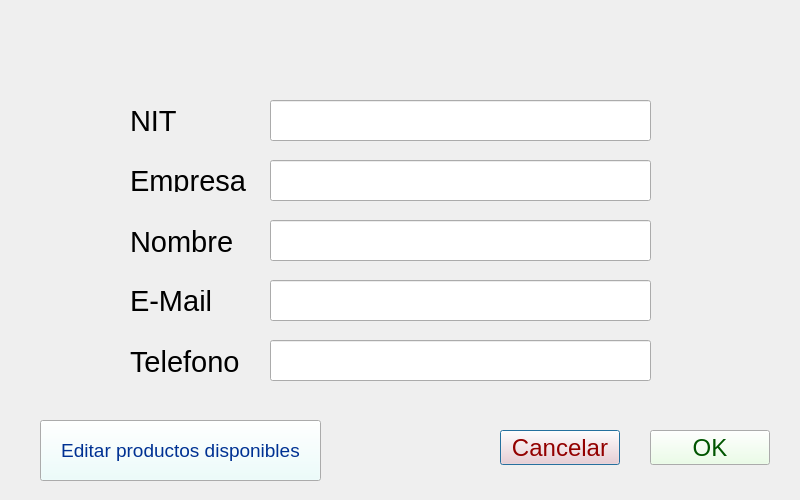
<?xml version="1.0" encoding="UTF-8"?>
<ui version="4.0">
 <class>Dialog</class>
 <widget class="QDialog" name="Dialog">
  <property name="geometry">
   <rect>
    <x>0</x>
    <y>0</y>
    <width>800</width>
    <height>500</height>
   </rect>
  </property>
  <property name="windowTitle">
   <string>Dialog</string>
  </property>
  <widget class="QLabel" name="label_4">
   <property name="geometry">
    <rect>
     <x>130</x>
     <y>290</y>
     <width>121</width>
     <height>22</height>
    </rect>
   </property>
   <property name="font">
    <font>
     <pointsize>22</pointsize>
    </font>
   </property>
   <property name="text">
    <string>E-Mail</string>
   </property>
  </widget>
  <widget class="QLineEdit" name="inputTelefono">
   <property name="geometry">
    <rect>
     <x>270</x>
     <y>340</y>
     <width>381</width>
     <height>41</height>
    </rect>
   </property>
   <property name="font">
    <font>
     <pointsize>22</pointsize>
    </font>
   </property>
  </widget>
  <widget class="QLabel" name="label_2">
   <property name="geometry">
    <rect>
     <x>130</x>
     <y>170</y>
     <width>121</width>
     <height>22</height>
    </rect>
   </property>
   <property name="font">
    <font>
     <pointsize>22</pointsize>
    </font>
   </property>
   <property name="text">
    <string>Empresa</string>
   </property>
  </widget>
  <widget class="QPushButton" name="cancelar">
   <property name="geometry">
    <rect>
     <x>500</x>
     <y>430</y>
     <width>120</width>
     <height>35</height>
    </rect>
   </property>
   <property name="palette">
    <palette>
     <active>
      <colorrole role="Button">
       <brush brushstyle="SolidPattern">
        <color alpha="255">
         <red>255</red>
         <green>203</green>
         <blue>203</blue>
        </color>
       </brush>
      </colorrole>
      <colorrole role="ButtonText">
       <brush brushstyle="SolidPattern">
        <color alpha="255">
         <red>147</red>
         <green>0</green>
         <blue>0</blue>
        </color>
       </brush>
      </colorrole>
     </active>
     <inactive>
      <colorrole role="Button">
       <brush brushstyle="SolidPattern">
        <color alpha="255">
         <red>255</red>
         <green>203</green>
         <blue>203</blue>
        </color>
       </brush>
      </colorrole>
      <colorrole role="ButtonText">
       <brush brushstyle="SolidPattern">
        <color alpha="255">
         <red>147</red>
         <green>0</green>
         <blue>0</blue>
        </color>
       </brush>
      </colorrole>
     </inactive>
     <disabled>
      <colorrole role="Button">
       <brush brushstyle="SolidPattern">
        <color alpha="255">
         <red>255</red>
         <green>203</green>
         <blue>203</blue>
        </color>
       </brush>
      </colorrole>
      <colorrole role="ButtonText">
       <brush brushstyle="SolidPattern">
        <color alpha="255">
         <red>190</red>
         <green>190</green>
         <blue>190</blue>
        </color>
       </brush>
      </colorrole>
     </disabled>
    </palette>
   </property>
   <property name="font">
    <font>
     <pointsize>18</pointsize>
    </font>
   </property>
   <property name="text">
    <string>Cancelar</string>
   </property>
  </widget>
  <widget class="QLineEdit" name="inputEmail">
   <property name="geometry">
    <rect>
     <x>270</x>
     <y>280</y>
     <width>381</width>
     <height>41</height>
    </rect>
   </property>
   <property name="font">
    <font>
     <pointsize>22</pointsize>
    </font>
   </property>
  </widget>
  <widget class="QLabel" name="IDLabel">
   <property name="geometry">
    <rect>
     <x>280</x>
     <y>50</y>
     <width>231</width>
     <height>24</height>
    </rect>
   </property>
   <property name="font">
    <font>
     <pointsize>22</pointsize>
    </font>
   </property>
   <property name="text">
    <string/>
   </property>
   <property name="alignment">
    <set>Qt::AlignCenter</set>
   </property>
  </widget>
  <widget class="QPushButton" name="confirmar">
   <property name="geometry">
    <rect>
     <x>650</x>
     <y>430</y>
     <width>120</width>
     <height>35</height>
    </rect>
   </property>
   <property name="palette">
    <palette>
     <active>
      <colorrole role="Button">
       <brush brushstyle="SolidPattern">
        <color alpha="255">
         <red>230</red>
         <green>255</green>
         <blue>225</blue>
        </color>
       </brush>
      </colorrole>
      <colorrole role="ButtonText">
       <brush brushstyle="SolidPattern">
        <color alpha="255">
         <red>0</red>
         <green>85</green>
         <blue>0</blue>
        </color>
       </brush>
      </colorrole>
     </active>
     <inactive>
      <colorrole role="Button">
       <brush brushstyle="SolidPattern">
        <color alpha="255">
         <red>230</red>
         <green>255</green>
         <blue>225</blue>
        </color>
       </brush>
      </colorrole>
      <colorrole role="ButtonText">
       <brush brushstyle="SolidPattern">
        <color alpha="255">
         <red>0</red>
         <green>85</green>
         <blue>0</blue>
        </color>
       </brush>
      </colorrole>
     </inactive>
     <disabled>
      <colorrole role="Button">
       <brush brushstyle="SolidPattern">
        <color alpha="255">
         <red>230</red>
         <green>255</green>
         <blue>225</blue>
        </color>
       </brush>
      </colorrole>
      <colorrole role="ButtonText">
       <brush brushstyle="SolidPattern">
        <color alpha="255">
         <red>190</red>
         <green>190</green>
         <blue>190</blue>
        </color>
       </brush>
      </colorrole>
     </disabled>
    </palette>
   </property>
   <property name="font">
    <font>
     <pointsize>18</pointsize>
    </font>
   </property>
   <property name="text">
    <string>OK</string>
   </property>
  </widget>
  <widget class="QPushButton" name="editarProductos">
   <property name="geometry">
    <rect>
     <x>40</x>
     <y>420</y>
     <width>281</width>
     <height>61</height>
    </rect>
   </property>
   <property name="palette">
    <palette>
     <active>
      <colorrole role="Button">
       <brush brushstyle="SolidPattern">
        <color alpha="255">
         <red>231</red>
         <green>255</green>
         <blue>253</blue>
        </color>
       </brush>
      </colorrole>
      <colorrole role="ButtonText">
       <brush brushstyle="SolidPattern">
        <color alpha="255">
         <red>0</red>
         <green>49</green>
         <blue>147</blue>
        </color>
       </brush>
      </colorrole>
     </active>
     <inactive>
      <colorrole role="Button">
       <brush brushstyle="SolidPattern">
        <color alpha="255">
         <red>231</red>
         <green>255</green>
         <blue>253</blue>
        </color>
       </brush>
      </colorrole>
      <colorrole role="ButtonText">
       <brush brushstyle="SolidPattern">
        <color alpha="255">
         <red>0</red>
         <green>49</green>
         <blue>147</blue>
        </color>
       </brush>
      </colorrole>
     </inactive>
     <disabled>
      <colorrole role="Button">
       <brush brushstyle="SolidPattern">
        <color alpha="255">
         <red>231</red>
         <green>255</green>
         <blue>253</blue>
        </color>
       </brush>
      </colorrole>
      <colorrole role="ButtonText">
       <brush brushstyle="SolidPattern">
        <color alpha="255">
         <red>190</red>
         <green>190</green>
         <blue>190</blue>
        </color>
       </brush>
      </colorrole>
     </disabled>
    </palette>
   </property>
   <property name="font">
    <font>
     <pointsize>14</pointsize>
     <stylestrategy>PreferDefault</stylestrategy>
     <kerning>true</kerning>
    </font>
   </property>
   <property name="autoFillBackground">
    <bool>false</bool>
   </property>
   <property name="text">
    <string>Editar productos disponibles</string>
   </property>
  </widget>
  <widget class="QLabel" name="label_5">
   <property name="geometry">
    <rect>
     <x>130</x>
     <y>350</y>
     <width>121</width>
     <height>24</height>
    </rect>
   </property>
   <property name="font">
    <font>
     <pointsize>22</pointsize>
    </font>
   </property>
   <property name="text">
    <string>Telefono</string>
   </property>
  </widget>
  <widget class="QLabel" name="label_6">
   <property name="geometry">
    <rect>
     <x>130</x>
     <y>110</y>
     <width>121</width>
     <height>22</height>
    </rect>
   </property>
   <property name="font">
    <font>
     <pointsize>22</pointsize>
    </font>
   </property>
   <property name="text">
    <string>NIT</string>
   </property>
  </widget>
  <widget class="QLineEdit" name="inputNit">
   <property name="geometry">
    <rect>
     <x>270</x>
     <y>100</y>
     <width>381</width>
     <height>41</height>
    </rect>
   </property>
   <property name="font">
    <font>
     <pointsize>22</pointsize>
    </font>
   </property>
  </widget>
  <widget class="QLabel" name="label_3">
   <property name="geometry">
    <rect>
     <x>130</x>
     <y>230</y>
     <width>121</width>
     <height>24</height>
    </rect>
   </property>
   <property name="font">
    <font>
     <pointsize>22</pointsize>
    </font>
   </property>
   <property name="text">
    <string>Nombre</string>
   </property>
  </widget>
  <widget class="QLineEdit" name="inputNombre">
   <property name="geometry">
    <rect>
     <x>270</x>
     <y>220</y>
     <width>381</width>
     <height>41</height>
    </rect>
   </property>
   <property name="font">
    <font>
     <pointsize>22</pointsize>
    </font>
   </property>
  </widget>
  <widget class="QLineEdit" name="inputEmpresa">
   <property name="geometry">
    <rect>
     <x>270</x>
     <y>160</y>
     <width>381</width>
     <height>41</height>
    </rect>
   </property>
   <property name="font">
    <font>
     <pointsize>22</pointsize>
    </font>
   </property>
  </widget>
 </widget>
 <resources/>
 <connections/>
</ui>
